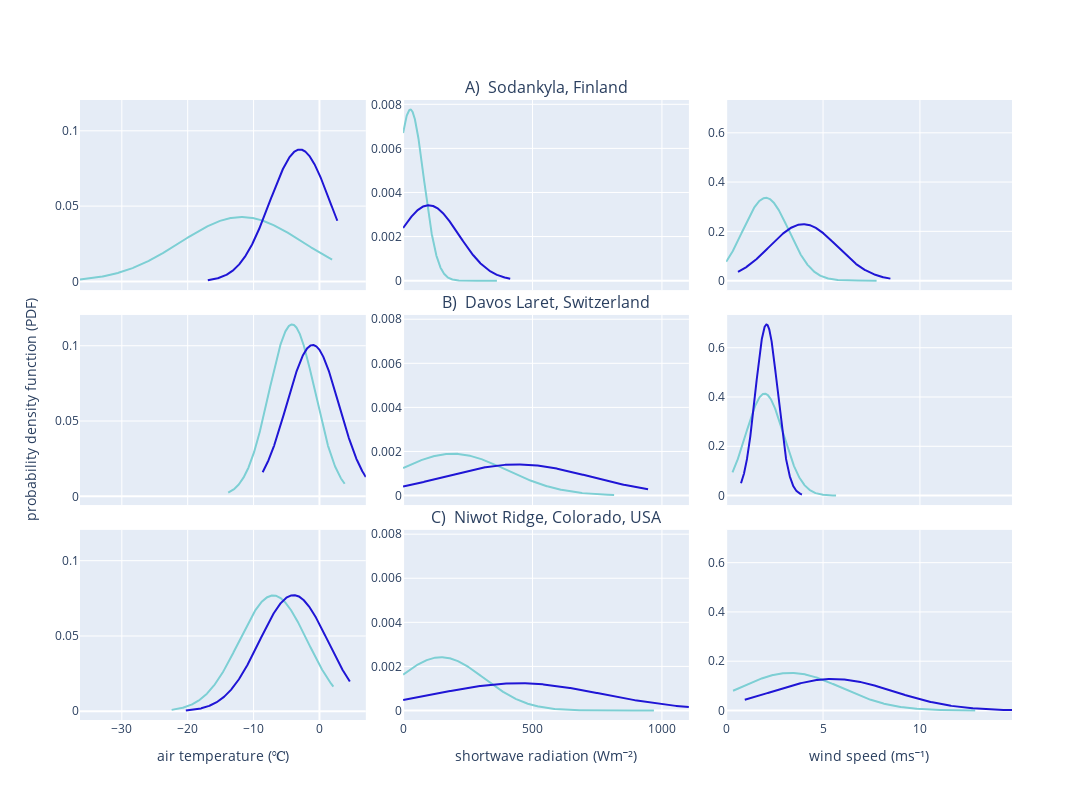

The notebook cell this image was saved under:
### Code cell
# define data 

# set plot constants 
group_labels = ['Snow Staying', 'Snow Unloading']
colors = [colorsnow, colorsnowunload] # my colors 

fig = make_subplots(rows=3, cols=3, shared_yaxes='columns', shared_xaxes='columns', 
                    subplot_titles=("", namesod, "", "", namelaret, "", "", nameniwot), # centered
                    # subplot_titles=(namesod,"", "", namelaret, "", "", nameniwot, "", ""), # on the first one
                    horizontal_spacing = 0.04, vertical_spacing = 0.04)

# FIRST ROW_____________________________________________________________________________________________________
# sod temperature 
x1 = sod_df_snowstay.temp
x2 = sod_df_snowunload.temp
hist_data = [x1, x2]

fig1 = ff.create_distplot(hist_data, group_labels, bin_size=bintemp, colors=colors, 
                             show_hist=False, show_rug=False, curve_type='normal')

fig.update_layout(title='PDFs for All Sites', width=1200, height=800, showlegend=True)


for trace in fig1.select_traces():
    fig.add_trace(trace, row=1, col=1)

# sod shortwave 
x1 = sod_df_snowstay.shortwave
x2 = sod_df_snowunload.shortwave
hist_data = [x1, x2]

fig2 = ff.create_distplot(hist_data, group_labels, bin_size=binSW, colors=colors, 
                             show_hist=False, show_rug=False, curve_type='normal')


for trace in fig2.select_traces():
    fig.add_trace(trace, row=1, col=2)


# sod windspeed 
x1 = sod_df_snowstay.windspeed
x2 = sod_df_snowunload.windspeed
hist_data = [x1, x2]

fig2 = ff.create_distplot(hist_data, group_labels, bin_size=bintemp, colors=colors, 
                             show_hist=False, show_rug=False, curve_type='normal')


for trace in fig2.select_traces():
    fig.add_trace(trace, row=1, col=3)


# SECOND ROW_____________________________________________________________________________________________________
# laret temperature 
x1 = opn_df_snowstay.temp
x2 = opn_df_snowunload.temp
hist_data = [x1, x2]

fig1 = ff.create_distplot(hist_data, group_labels, bin_size=bintemp, colors=colors, 
                             show_hist=False, show_rug=False, curve_type='normal')


for trace in fig1.select_traces():
    fig.add_trace(trace, row=2, col=1)

# laret shortwave 
x1 = opn_df_snowstay.shortwave
x2 = opn_df_snowunload.shortwave
hist_data = [x1, x2]

fig2 = ff.create_distplot(hist_data, group_labels, bin_size=binSW, colors=colors, 
                             show_hist=False, show_rug=False, curve_type='normal')


for trace in fig2.select_traces():
    fig.add_trace(trace, row=2, col=2)


# laret windspeed 
x1 = opn_df_snowstay.windspeed
x2 = opn_df_snowunload.windspeed
hist_data = [x1, x2]

fig2 = ff.create_distplot(hist_data, group_labels, bin_size=bintemp, colors=colors, 
                             show_hist=False, show_rug=False, curve_type='normal')


for trace in fig2.select_traces():
    fig.add_trace(trace, row=2, col=3)

# THIRD ROW_____________________________________________________________________________________________________
# niwot temperature 
x1 = niwot_df_snowstay.temp
x2 = niwot_df_snowunload.temp
hist_data = [x1, x2]

fig1 = ff.create_distplot(hist_data, group_labels, bin_size=bintemp, colors=colors, 
                             show_hist=False, show_rug=False, curve_type='normal')


for trace in fig1.select_traces():
    fig.add_trace(trace, row=3, col=1)

# niwot shortwave 
x1 = niwot_df_snowstay.shortwave
x2 = niwot_df_snowunload.shortwave
hist_data = [x1, x2]

fig2 = ff.create_distplot(hist_data, group_labels, bin_size=binSW, colors=colors, 
                             show_hist=False, show_rug=False, curve_type='normal')


for trace in fig2.select_traces():
    fig.add_trace(trace, row=3, col=2)


# niwot windspeed 
x1 = niwot_df_snowstay.windspeed
x2 = niwot_df_snowunload.windspeed
hist_data = [x1, x2]

fig2 = ff.create_distplot(hist_data, group_labels, bin_size=bintemp, colors=colors,
                             show_hist=False, show_rug=False, curve_type='normal')


for trace in fig2.select_traces():
    fig.add_trace(trace, row=3, col=3)


# update legends layouts and labels 
fig.update_layout(title='', width=1200, height=800, showlegend=False)

fig.update_yaxes(title_text='probability density function (PDF)', row=2, col=1)

fig.update_xaxes(title_text=nametemperature, row=3, col=1)
fig.update_xaxes(title_text=nameshortwave, row=3, col=2)
fig.update_xaxes(title_text=namewindspeed, row=3, col=3)

fig.show()

### Figure 1 — Plotly figure (JSON) as saved in the notebook; plotly's stock layout.template omitted (floating-point values rounded to 4 significant figures; data arrays with more than 128 entries replaced by an {"elided": "..."} marker saying what was removed)
{"data": [{"legendgroup": "Snow Staying", "marker": {"color": "#7dcfd4"}, "mode": "lines", "name": "Snow Staying", "showlegend": true, "type": "scatter", "x": {"elided": "500 float values"}, "xaxis": "x", "y": {"elided": "500 float values"}, "yaxis": "y"}, {"legendgroup": "Snow Unloading", "marker": {"color": "#1F15D5"}, "mode": "lines", "name": "Snow Unloading", "showlegend": true, "type": "scatter", "x": {"elided": "500 float values"}, "xaxis": "x", "y": {"elided": "500 float values"}, "yaxis": "y"}, {"legendgroup": "Snow Staying", "marker": {"color": "#7dcfd4"}, "mode": "lines", "name": "Snow Staying", "showlegend": true, "type": "scatter", "x": {"elided": "500 float values"}, "xaxis": "x2", "y": {"elided": "500 float values"}, "yaxis": "y2"}, {"legendgroup": "Snow Unloading", "marker": {"color": "#1F15D5"}, "mode": "lines", "name": "Snow Unloading", "showlegend": true, "type": "scatter", "x": {"elided": "500 float values"}, "xaxis": "x2", "y": {"elided": "500 float values"}, "yaxis": "y2"}, {"legendgroup": "Snow Staying", "marker": {"color": "#7dcfd4"}, "mode": "lines", "name": "Snow Staying", "showlegend": true, "type": "scatter", "x": {"elided": "500 float values"}, "xaxis": "x3", "y": {"elided": "500 float values"}, "yaxis": "y3"}, {"legendgroup": "Snow Unloading", "marker": {"color": "#1F15D5"}, "mode": "lines", "name": "Snow Unloading", "showlegend": true, "type": "scatter", "x": {"elided": "500 float values"}, "xaxis": "x3", "y": {"elided": "500 float values"}, "yaxis": "y3"}, {"legendgroup": "Snow Staying", "marker": {"color": "#7dcfd4"}, "mode": "lines", "name": "Snow Staying", "showlegend": true, "type": "scatter", "x": {"elided": "500 float values"}, "xaxis": "x4", "y": {"elided": "500 float values"}, "yaxis": "y4"}, {"legendgroup": "Snow Unloading", "marker": {"color": "#1F15D5"}, "mode": "lines", "name": "Snow Unloading", "showlegend": true, "type": "scatter", "x": {"elided": "500 float values"}, "xaxis": "x4", "y": {"elided": "500 float values"}, "yaxis": "y4"}, {"legendgroup": "Snow Staying", "marker": {"color": "#7dcfd4"}, "mode": "lines", "name": "Snow Staying", "showlegend": true, "type": "scatter", "x": {"elided": "500 float values"}, "xaxis": "x5", "y": {"elided": "500 float values"}, "yaxis": "y5"}, {"legendgroup": "Snow Unloading", "marker": {"color": "#1F15D5"}, "mode": "lines", "name": "Snow Unloading", "showlegend": true, "type": "scatter", "x": {"elided": "500 float values"}, "xaxis": "x5", "y": {"elided": "500 float values"}, "yaxis": "y5"}, {"legendgroup": "Snow Staying", "marker": {"color": "#7dcfd4"}, "mode": "lines", "name": "Snow Staying", "showlegend": true, "type": "scatter", "x": {"elided": "500 float values"}, "xaxis": "x6", "y": {"elided": "500 float values"}, "yaxis": "y6"}, {"legendgroup": "Snow Unloading", "marker": {"color": "#1F15D5"}, "mode": "lines", "name": "Snow Unloading", "showlegend": true, "type": "scatter", "x": {"elided": "500 float values"}, "xaxis": "x6", "y": {"elided": "500 float values"}, "yaxis": "y6"}, {"legendgroup": "Snow Staying", "marker": {"color": "#7dcfd4"}, "mode": "lines", "name": "Snow Staying", "showlegend": true, "type": "scatter", "x": {"elided": "500 float values"}, "xaxis": "x7", "y": {"elided": "500 float values"}, "yaxis": "y7"}, {"legendgroup": "Snow Unloading", "marker": {"color": "#1F15D5"}, "mode": "lines", "name": "Snow Unloading", "showlegend": true, "type": "scatter", "x": {"elided": "500 float values"}, "xaxis": "x7", "y": {"elided": "500 float values"}, "yaxis": "y7"}, {"legendgroup": "Snow Staying", "marker": {"color": "#7dcfd4"}, "mode": "lines", "name": "Snow Staying", "showlegend": true, "type": "scatter", "x": {"elided": "500 float values"}, "xaxis": "x8", "y": {"elided": "500 float values"}, "yaxis": "y8"}, {"legendgroup": "Snow Unloading", "marker": {"color": "#1F15D5"}, "mode": "lines", "name": "Snow Unloading", "showlegend": true, "type": "scatter", "x": {"elided": "500 float values"}, "xaxis": "x8", "y": {"elided": "500 float values"}, "yaxis": "y8"}, {"legendgroup": "Snow Staying", "marker": {"color": "#7dcfd4"}, "mode": "lines", "name": "Snow Staying", "showlegend": true, "type": "scatter", "x": {"elided": "500 float values"}, "xaxis": "x9", "y": {"elided": "500 float values"}, "yaxis": "y9"}, {"legendgroup": "Snow Unloading", "marker": {"color": "#1F15D5"}, "mode": "lines", "name": "Snow Unloading", "showlegend": true, "type": "scatter", "x": {"elided": "500 float values"}, "xaxis": "x9", "y": {"elided": "500 float values"}, "yaxis": "y9"}], "layout": {"annotations": [{"font": {"size": 16}, "showarrow": false, "text": "A)  Sodankyla, Finland", "x": 0.5, "xanchor": "center", "xref": "paper", "y": 1, "yanchor": "bottom", "yref": "paper"}, {"font": {"size": 16}, "showarrow": false, "text": "B)  Davos Laret, Switzerland", "x": 0.5, "xanchor": "center", "xref": "paper", "y": 0.6533, "yanchor": "bottom", "yref": "paper"}, {"font": {"size": 16}, "showarrow": false, "text": "C)  Niwot Ridge, Colorado, USA", "x": 0.5, "xanchor": "center", "xref": "paper", "y": 0.3067, "yanchor": "bottom", "yref": "paper"}], "height": 800, "showlegend": false, "title": {"text": ""}, "width": 1200, "xaxis": {"anchor": "y", "domain": [0, 0.3067], "matches": "x7", "showticklabels": false}, "xaxis2": {"anchor": "y2", "domain": [0.3467, 0.6533], "matches": "x8", "showticklabels": false}, "xaxis3": {"anchor": "y3", "domain": [0.6933, 1], "matches": "x9", "showticklabels": false}, "xaxis4": {"anchor": "y4", "domain": [0, 0.3067], "matches": "x7", "showticklabels": false}, "xaxis5": {"anchor": "y5", "domain": [0.3467, 0.6533], "matches": "x8", "showticklabels": false}, "xaxis6": {"anchor": "y6", "domain": [0.6933, 1], "matches": "x9", "showticklabels": false}, "xaxis7": {"anchor": "y7", "domain": [0, 0.3067], "title": {"text": "air temperature (℃)"}}, "xaxis8": {"anchor": "y8", "domain": [0.3467, 0.6533], "title": {"text": "shortwave radiation (Wm⁻²)"}}, "xaxis9": {"anchor": "y9", "domain": [0.6933, 1], "title": {"text": "wind speed (ms⁻¹)"}}, "yaxis": {"anchor": "x", "domain": [0.6933, 1], "matches": "y7"}, "yaxis2": {"anchor": "x2", "domain": [0.6933, 1], "matches": "y8"}, "yaxis3": {"anchor": "x3", "domain": [0.6933, 1], "matches": "y9"}, "yaxis4": {"anchor": "x4", "domain": [0.3467, 0.6533], "matches": "y7", "title": {"text": "probability density function (PDF)"}}, "yaxis5": {"anchor": "x5", "domain": [0.3467, 0.6533], "matches": "y8"}, "yaxis6": {"anchor": "x6", "domain": [0.3467, 0.6533], "matches": "y9"}, "yaxis7": {"anchor": "x7", "domain": [0, 0.3067]}, "yaxis8": {"anchor": "x8", "domain": [0, 0.3067]}, "yaxis9": {"anchor": "x9", "domain": [0, 0.3067]}}}
